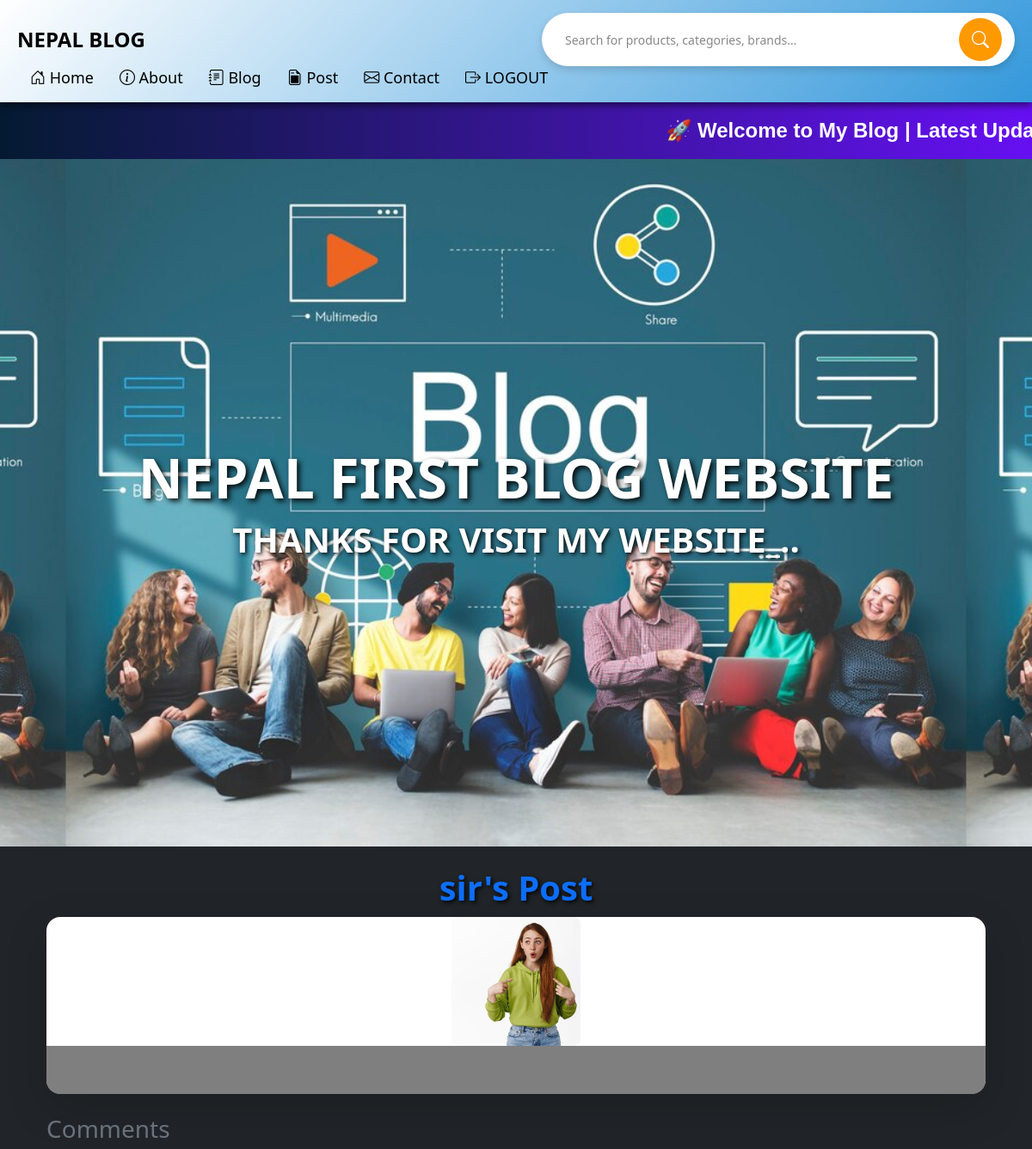
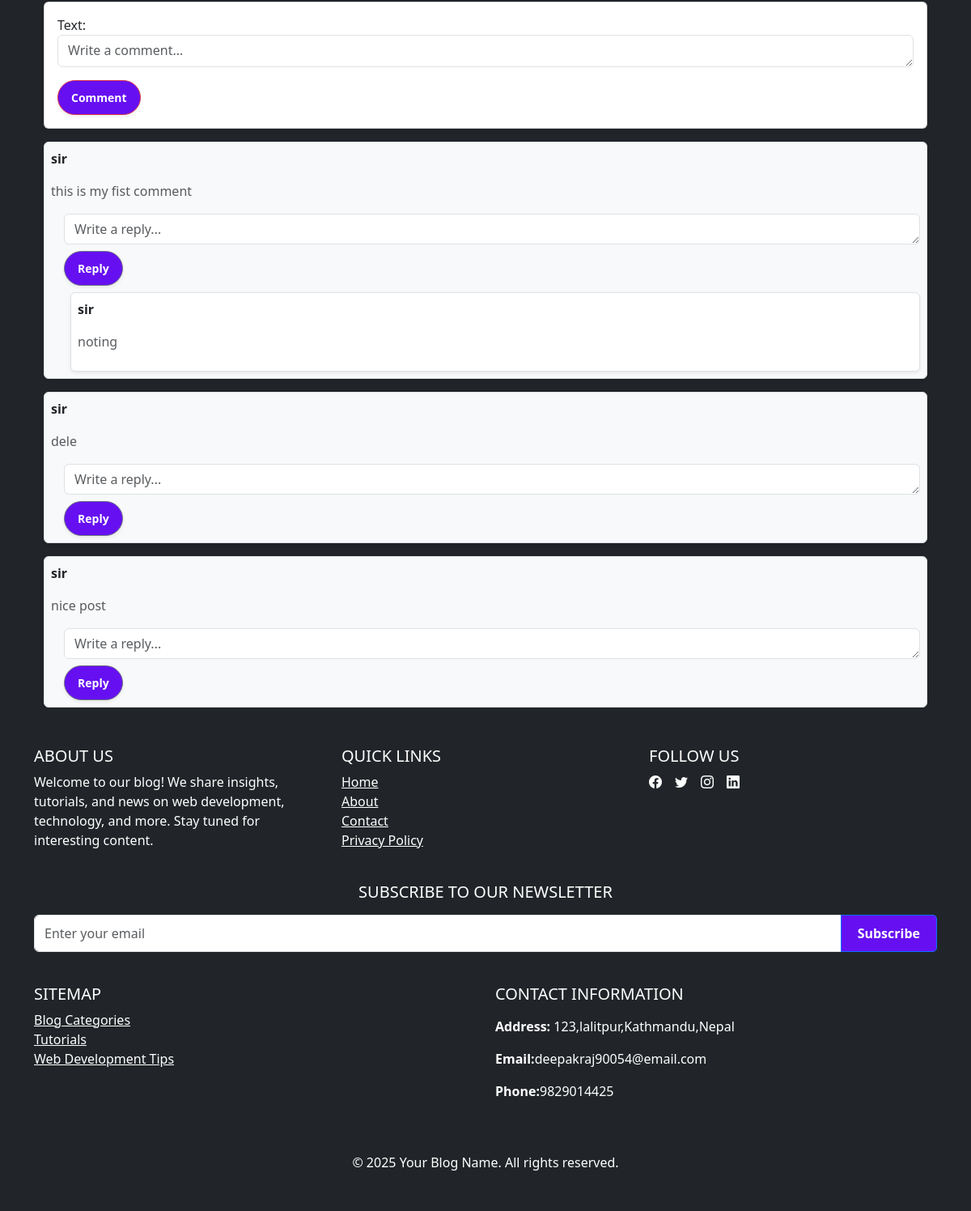
Page /curd/post/7/ on the committed database (2 pictures, top to bottom).
### curd/models.py (models this page shows, shortened)
class Post(models.Model):
    text = models.TextField()
    user = models.ForeignKey(User, on_delete=models.CASCADE)
    image = models.ImageField(upload_to='photo/', blank=True, null=True)  # ✅ Image field
    caption = models.TextField(max_length=500)
    created_at = models.DateTimeField(auto_now_add=True)  # Correctly defined
    updated_at = models.DateTimeField(auto_now=True)

class Comment(models.Model):
    post = models.ForeignKey(Post, on_delete=models.CASCADE, related_name='comments')
    user = models.ForeignKey(User, on_delete=models.CASCADE)
    text = models.TextField()
    created_at = models.DateTimeField(auto_now_add=True)

class Reply(models.Model):
    comment = models.ForeignKey(Comment, on_delete=models.CASCADE, related_name='replies')
    user = models.ForeignKey(User, on_delete=models.CASCADE)
    text = models.TextField()
    created_at = models.DateTimeField(auto_now_add=True)

### curd/views.py (the view)
# urls.py: path('post/<int:post_id>/', views.post_detail, name='post_detail'),
def post_detail(request, post_id):
    post = get_object_or_404(Post, id=post_id)
    comments = post.comments.all()
    comment_form = CommentForm()
    reply_form = ReplyForm()
    return render(request, 'post/post_detail.html', {
        'post': post,
        'comments': comments,
        'comment_form': comment_form,
        'reply_form': reply_form
    })

### curd/forms.py
class CommentForm(forms.ModelForm):
    class Meta:
        model = Comment
        fields = ['text']

class ReplyForm(forms.ModelForm):
    class Meta:
        model = Reply
        fields = ['text']

### template/post/post_detail.html (shortened to what this page needs)
{% extends 'base.html' %}
{% block content %}
<div class="container mt-4">
    <h2 class="text-primary">{{ post.user.username }}'s Post</h2>
    <div class="card shadow-lg border-0 rounded-4 overflow-hidden">
        {% if post.image %}
            <div class="text-center">
                <img src="{{ post.image.url }}" class="rounded-3" alt="Post Image"
                    style="height: 150px; width: 150px; object-fit: cover;">
            </div>
        {% endif %}
        <div class="card-body">
        </div>
    </div>
    <h3 class="mt-4 text-secondary">Comments</h3>
    <div class="card p-3 shadow-sm">
        <form method="POST" action="{% url 'add_comment' post.id %}">
            <div class="mb-3">
                {{ comment_form.text.label_tag }}
                <textarea name="{{ comment_form.text.name }}" class="form-control"
                    style="height: 2.5rem; width: 100%;" placeholder="Write a comment..."></textarea>
            </div>
            <button type="submit" class="btn btn-danger btn-sm rounded-pill shadow-sm px-3">
                 Comment
            </button>
        </form>
    </div>
    {% for comment in comments %}
    <div class="mt-3 p-2 border rounded shadow-sm bg-light">
        <p class="fw-bold text-dark"> {{ comment.user.username }}</p>
        <p class="text-muted">{{ comment.text }}</p>
        <div class="ms-3">
            <form method="POST" action="{% url 'add_reply' comment.id %}">
                <div class="mb-2">
                    <textarea name="{{ reply_form.text.name }}" class="form-control"
                        style="height: 2rem; width: 100%;" placeholder="Write a reply..."></textarea>
                </div>
                <button type="submit" class="btn btn-secondary btn-sm rounded-pill shadow-sm px-3">
                     Reply
                </button>
            </form>
        </div>
        {% for reply in comment.replies.all %}
        <div class="mt-2 ms-4 p-2 border rounded bg-white shadow-sm">
            <p class="fw-bold text-dark"> {{ reply.user.username }}</p>
            <p class="text-muted">{{ reply.text }}</p>
        </div>
        {% endfor %}
    </div>
    {% endfor %}
</div>
{% endblock %}

### template/base.html (shortened to what this page needs)
<!DOCTYPE html>
<html lang="en">
<head>
    <link href="https://cdn.jsdelivr.net/npm/bootstrap@5.3.3/dist/css/bootstrap.min.css" rel="stylesheet">
    <link href="https://cdn.jsdelivr.net/npm/bootstrap-icons/font/bootstrap-icons.css" rel="stylesheet">
    {% load static %}
    <link rel="stylesheet" type="text/css" href="{% static 'base.css' %}">
    <link rel="stylesheet" type="text/css" href="{% static 'scroll.css' %}">
    <link rel="stylesheet" type="text/css" href="{% static 'card.css' %}">
    <link rel="stylesheet" type="text/css" href="{% static 'background_img.css' %}">
    <link rel="stylesheet" href="{% static 'search_page.css' %}">
</head>
<body class="bg-dark text-light">
       <nav class="navbar">
        <div class="logo">NEPAL BLOG</div>
          <form action="{% url 'search_results' %}" method="GET" class="search-form">
            <input type="text" name="q" placeholder="Search for products, categories, brands..." autocomplete="off">
            <button type="submit"><i class="bi bi-search"></i></button>
        </form>
        <div class="menu">
            <a href="{% url 'home' %}"><i class="bi bi-house-door"></i> Home</a>
            <a href="{% url 'about' %}"><i class="bi bi-info-circle"></i> About</a>
            <a href="{% url 'post_list' %}"><i class="bi bi-journal-text"></i> Blog</a>
            <a href="{% url 'upload_post' %}"><i class="bi bi-file-earmark-post"></i> Post</a>
            <a href="{% url 'contact' %}"><i class="bi bi-envelope"></i> Contact</a>
            <a href="{% url 'logout' %}" class="logout-btn"><i class="bi bi-box-arrow-right"></i> LOGOUT</a>
        </div>
    </nav>
    <div class="scroll-container">
        <div class="scroll-text">
            🚀 Welcome to My Blog | Latest Updates & News | Stay Tuned for More! 🚀
        </div>
    </div>
    <div class="background">
        <div class="content">
            <h1> NEPAL FIRST BLOG WEBSITE </h1>
            <h2> THANKS FOR VISIT MY WEBSITE_.. </h2>
        </div>
    </div>
    <div class="container mt-4">
        {% block content %}
        {% endblock content %}
    </div>
    <footer class="bg-dark text-white py-5">
        <div class="container">
            <div class="row">
                <div class="col-md-4">
                    <h5 class="text-uppercase">About Us</h5>
                    <p>Welcome to our blog! We share insights, tutorials, and news on web development, technology, and more. Stay tuned for interesting content.</p>
                </div>
                <div class="col-md-4">
                    <h5 class="text-uppercase">Quick Links</h5>
                    <ul class="list-unstyled">
                        <li><a href="{% url 'post_list' %}" class="text-white">Home</a></li>
                        <li><a href="#" class="text-white">About</a></li>
                        <li><a href="#" class="text-white">Contact</a></li>
                        <li><a href="#" class="text-white">Privacy Policy</a></li>
                    </ul>
                </div>
                <div class="col-md-4">
                    <h5 class="text-uppercase">Follow Us</h5>
                    <ul class="list-unstyled d-flex">
                        <li><a href="https://facebook.com" target="_blank" class="text-white me-3"><i class="bi bi-facebook"></i></a></li>
                        <li><a href="https://twitter.com" target="_blank" class="text-white me-3"><i class="bi bi-twitter"></i></a></li>
                        <li><a href="https://instagram.com" target="_blank" class="text-white me-3"><i class="bi bi-instagram"></i></a></li>
                        <li><a href="https://linkedin.com" target="_blank" class="text-white me-3"><i class="bi bi-linkedin"></i></a></li>
                    </ul>
                </div>
            </div>
            <div class="row mt-4">
                <div class="col-md-12 text-center">
                    <h5 class="text-uppercase mb-3">Subscribe to Our Newsletter</h5>
                    <form action="#" method="post">
                        <div class="input-group mb-3">
                            <input type="email" class="form-control" placeholder="Enter your email" required>
                            <button class="btn btn-primary" type="submit">Subscribe</button>
                        </div>
                    </form>
                </div>
            </div>
            <div class="row mt-4">
                <div class="col-md-6">
                    <h5 class="text-uppercase">Sitemap</h5>
                    <ul class="list-unstyled">
                        <li><a href="#" class="text-white">Blog Categories</a></li>
                        <li><a href="#" class="text-white">Tutorials</a></li>
                        <li><a href="#" class="text-white">Web Development Tips</a></li>
                    </ul>
                </div>
                <div class="col-md-6">
                    <h5 class="text-uppercase">Contact Information</h5>
                    <p><strong>Address:</strong> 123,lalitpur,Kathmandu,Nepal</p>
                    <p><strong>Email:</strong>deepakraj90054@email.com</p>
                    <p><strong>Phone:</strong>9829014425</p>
                </div>
            </div>
            <div class="text-center mt-5">
                <p class="mb-0">&copy; 2025 Your Blog Name. All rights reserved.</p>
            </div>
        </div>
    </footer>
    <link href="https://cdn.jsdelivr.net/npm/bootstrap-icons/font/bootstrap-icons.css" rel="stylesheet">
</body>
</html>

### static/base.css (style rules this page uses)
.navbar { display: flex; justify-content: space-between; align-items: center; background: linear-gradient(135deg, #ffffff, #3498db); padding: 15px 20px; box-shadow: 0 4px 8px rgba(0, 0, 0, 0.5); position: sticky; top: 0; z-index: 1000; width: 100%; margin: 0; }
.navbar a { color: black; text-decoration: none; margin: 0 15px; font-size: 18px; transition: color 0.3s ease-in-out; }
.navbar .logo { font-size: 24px; font-weight: bold; color: black; }
.menu { display: flex; }

### static/scroll.css (style rules this page uses)
.scroll-container { width: 100%; overflow: hidden; background: linear-gradient(90deg, #041a31, #6610f2); padding: 15px 0; box-shadow: 0 4px 10px rgba(238, 236, 236, 0.4); position: relative; display: flex; justify-content: center; }
.scroll-text { font-size: 24px; font-weight: bold; color:white; white-space: nowrap; animation: scroll-left 25s linear infinite; padding-left: 100%; font-family: 'Arial', sans-serif; }

### static/card.css (style rules this page uses)
.card-body { background-color: rgba(0, 0, 0, 0.5); color: white; padding: 20px; border-radius: 0 0 15px 15px; }
.btn { background-color: #6610f2; color: white; padding: 10px 20px; text-decoration: none; border-radius: 5px; display: inline-block; font-weight: bold; }

### static/background_img.css (style rules this page uses)
* { margin: 0; padding: 0; box-sizing: border-box; }
body, html { height: 100%; width: 100%; }
.background { background-image: url('photo/blog1.jpg'); background-size: contain; background-position: center; height: 100%; display: flex; justify-content: center; align-items: center; position: relative; }
.content { text-align: center; color: white; background-color: sad; font-size: 3rem; text-shadow: 2px 2px 5px rgba(0, 0, 0, 0.7); }
h1, h2 { color: white; text-align: center; margin: 10px 0; font-weight: bold; animation: dynamicText 2s infinite alternate; }
h1 { font-size: 4rem; text-shadow: 3px 3px 6px rgba(0, 0, 0, 0.925); }
h2 { font-size: 2.5rem; text-shadow: 2px 2px 5px rgba(0, 0, 0, 0.884); }
body:not(.home-page) { background-image: none; }

### static/search_page.css (style rules this page uses)
.search-form { display: flex; align-items: center; background: white; border-radius: 50px; padding: 6px 15px; width: 100%; max-width: 550px; box-shadow: 0px 4px 10px rgba(0, 0, 0, 0.15); transition: box-shadow 0.3s ease-in-out; position: relative; }
.search-form input { border: none; outline: none; padding: 12px; font-size: 16px; flex: 1; color: #333; background: transparent; }
.search-form button { background: #ff9900; border: none; cursor: pointer; padding: 10px 15px; border-radius: 50%; display: flex; align-items: center; justify-content: center; transition: all 0.3s ease-in-out; }
.search-form button i { color: white; font-size: 20px; }
.search-form input::placeholder { color: #888; font-size: 14px; }

### rows in the picture
Post: user.username "sir", image (picture)
Comment: user.username "sir", text "this is my fist comment", text "Write a reply..."
Reply: user.username "sir", text "noting"
Comment: user.username "sir", text "dele", text "Write a reply..."
Comment: user.username "sir", text "nice post", text "Write a reply..."

### other values in the picture
{{ comment_form.text.label_tag }} "Text:"
